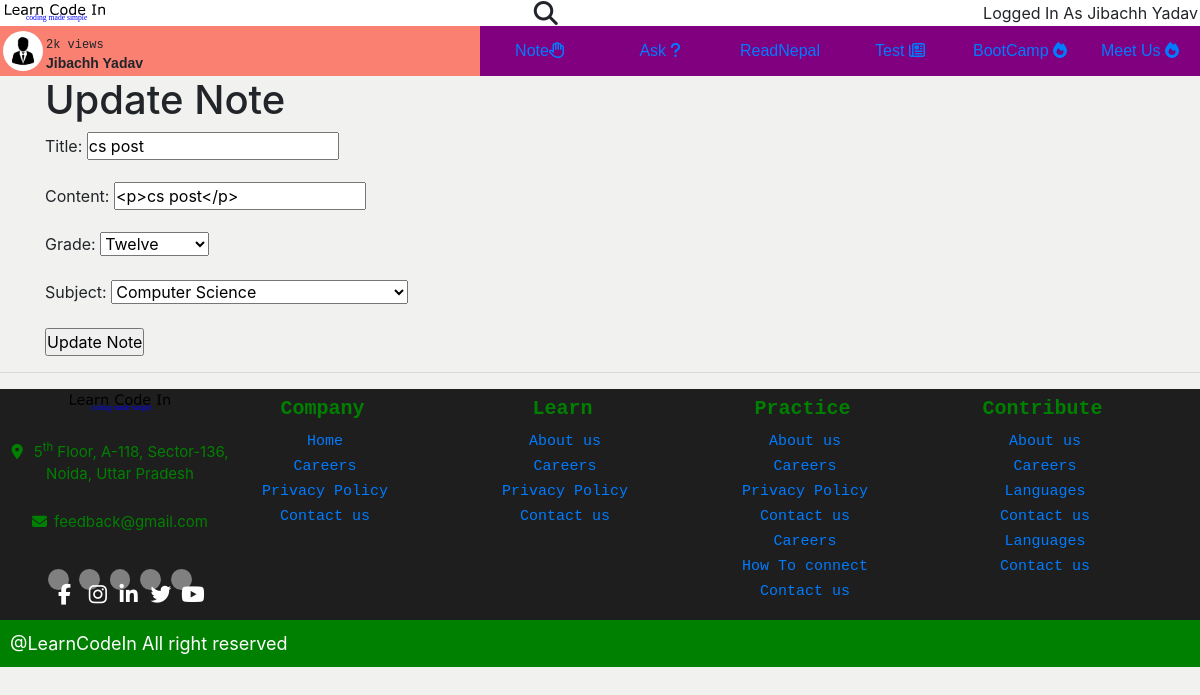
The page /note/update/29-cs-post/ (signed in) on the database its author committed.
### users/models.py (models this page shows, shortened)
class User(AbstractUser):
    grade_choices = (
        ('One to Five', 'One to Five'),
        ('Six', 'Six'),
        ('Seven', 'Seven'),
        ('Eight', 'Eight'),
        ('Nine', 'Nine'),
        ('Ten', 'Ten'),
        ('Eleven', 'Eleven'),
        ('Twelve', 'Twelve'),
        ('HA', 'Health Assitant'),
        ('Staff Nurse', 'Staff Nurse'),
        ('Diploma in Agriculture', 'Diploma in Agriculture'),
        ('Diploma in Engineering', 'Diploma in Engineering'),
        ('Bachelor in CSIT', 'Bachelor in CSIT'),
        ('BSC Nursing', 'BSC Nursing'),
        ('Bachelor in Education', 'Bachelor in Education'),
        ('Bachelor in Engineering', 'Bachelor in Engineering'),
        ('BBS', 'BBS'),
        ('BBA', 'BBA'),
        ('MBBS', 'MBBS'),
        ('General', 'General'),
    )
    faculty = (
        ('Science', 'Science'),
        ('Commerce', 'Commerce'),
        ('Art', 'Art'),
        ('Medicine', 'Medicine'),
        ('Engineering', 'Engineering'),
        ('Computer Science', 'Computer Science'),
    )
    first_name = models.CharField(
        blank=False,
        max_length=100)
    last_name = models.CharField(
        blank=False,
        max_length=100)
    email = models.EmailField(unique=True,
                              blank=False,
                              max_length=255)
    username = models.CharField(max_length=30,
                                unique=False)
    hobby = models.CharField(max_length=200,
                             blank=True)
    favorite_quotes = models.CharField(max_length=200,
                                       blank=True)
    photo = models.ImageField(upload_to='profile',
                              default='../static/images/Flag_of_Nepal.png'
                              )
    grade = models.CharField(
        max_length=200,
        choices=grade_choices,
        blank=True
    )
    schoolType = models.CharField(max_length=200, choices=faculty, blank=True)
    schoolName = models.CharField(max_length=100,
                                  blank=True)
    address = models.CharField(max_length=200,
                               blank=True)
    REQUIRED_FIELDS = ['first_name', 'last_name', 'username']
    USERNAME_FIELD = 'email'
    def fullname(self):
        return f'{self.first_name.capitalize()} {self.last_name.capitalize()}'

### note/models.py (models this page shows, shortened)
class Note(models.Model):
    STATUS_CHOICES = (
        ('draft', 'Draft'),
        ('published', 'Published'),
    )
    grade_choices = (
        ('1-5', 'One to Five'),
        ('6', 'Six'),
        ('7', 'Seven'),
        ('8', 'Eight'),
        ('9', 'Nine'),
        ('10', 'Ten'),
        ('11', 'Eleven'),
        ('12', 'Twelve'),
        ('Bachelor', 'Bachelor'),
        ('General', 'General'),
    )
    subject_choices = (
        ('physic', 'Physic'),
        ('chemistry', 'Chemistry'),
        ('botany', 'Botany'),
        ('zoology', 'Zoology'),
        ('math', 'Math'),
        ('english', 'English'),
        ('nepali', 'Nepali'),
        ('science', 'science'),
        ('social', 'Social'),
        ('eph', 'Environement,Population and Health'),
        ('Opt', 'Optional Math'),
        ('cs', 'Computer Science'),
        ('account', 'Account'),
        ('business', 'Business'),
        ('marketing', 'Marketing'),
        ('general', 'General'),
    )
    title = models.CharField(max_length=250)
    slug = models.SlugField(max_length=400)
    author = models.ForeignKey(User, on_delete=models.CASCADE, related_name='notes')
    content = models.TextField(blank=False)
    publish = models.DateTimeField(default=timezone.now)
    created= models.DateTimeField(auto_now_add=True)
    status = models.CharField(max_length=10, choices=STATUS_CHOICES, default='published')
    grade = models.CharField(max_length=20, choices=grade_choices)
    subject = models.CharField(max_length=25, choices=subject_choices)
    views = models.PositiveIntegerField(blank=False, default=0)
    likes = models.ManyToManyField(User, related_name='likedpost', blank=True)
    class Meta:
        ordering = ('-publish',)
    objects = models.Manager()
    published = PublishedManager()

### note/views.py (the view)
# urls.py: path('update/<int:pk>-<slug:slug>/', views.NoteUpdateView.as_view(), name='noteupdate'),
class NoteUpdateView(UpdateView, LoginRequiredMixin):
    model = Note
    template_name = 'note/noteupdate.html'
    form_class = NewNoteForm
    def dispatch(self, request, *args, **kwargs):
        obj = self.get_object()
        if obj.author != self.request.user:
            raise Http404("You are not allowed to edit this Post")
        return super(NoteUpdateView, self).dispatch(request, *args, **kwargs)

### note/forms.py
class NewNoteForm(ModelForm):
    class Meta:
        model = Note
        fields = [
            'title',
            'content',
            'grade',
            'subject',
        ]
        widgets = {
            'content': SummernoteWidget(),
        }

### templates/note/noteupdate.html (shortened to what this page needs)
{% extends 'base.html' %}
{% block body %}
    <div class="container">
        <h1>Update Note</h1>
        <form action="" method="post">
            {{ form.as_p }}
            <input type="submit" value="Update Note" />
        </form>
    </div>
{% endblock body %}

### templates/base.html (shortened to what this page needs)
{% load static %}
<!DOCTYPE html>
<html lang="en">
  <head>
    <link href="https://unpkg.com/aos@2.3.1/dist/aos.css" rel="stylesheet" />
    <link
      rel="stylesheet"
      href="https://maxcdn.bootstrapcdn.com/bootstrap/4.0.0/css/bootstrap.min.css"
    />
    <link rel="stylesheet" href="{% static 'css/base.css' %}" />
  </head>
  <body>
    <div class="top-bar">
      <div class="intro-sign">
        <div class="company-logo">
          <img src="{% static 'images/logo.svg' %}" class="flag" alt="" />
        </div>
        <div class="search" style="font-size: 24px; line-height: 20px">
          <i class="fa fa-search"></i>
        </div>
        {% if not user.is_authenticated %}
        <div class="sign-in-create">
          <div class="create-account circle-effect">
            <a href="{% url 'signup' %}" style="text-decoration: none; color: white;">
              Create Account
            </a>
          </div>
          <div class="sign-in circle-effect">
            <a href="{% url 'login' %}" style="text-decoration: none; color: white;">
              Sign In
            </a>
          </div>
        </div>
        {% else %}
          Logged In As {{ request.user.fullname }}
        {% endif %}
        </div>
      <nav>
        <div class="navigation-container">
          <div class="user">
            <div class="user-photo">
              <img
                src="{% static 'images/img.png' %}"
                alt=""
                class="user-pic"
              />
            </div>
            <div class="info">
              <span class="views">2k views</span>
              <span class="name">{{ request.user.fullname }}</span>
            </div>
          </div>
          <div class="navigation nav-total">
            <ul type="none" class="nav">
              <a href="{% url 'notelist' %}"
                ><li>Note<i class="fa fa-hand-paper-o"></i></li
              ></a>
              <a href="{% url 'allquestions' %}"
                ><li>Ask <i class="fa fa-question" aria-hidden="true"></i></li
              ></a>
              <a href="{% url 'readnepal' %}"
                ><li>ReadNepal </i></li
              ></a>
              <a href=""
                ><li>Test <i class="fa fa-newspaper-o"></i></li
              ></a>
              <a href=""
                ><li>BootCamp <i class="fa fa-fire"></i></li
              ></a>
              <a href=""
                ><li>Meet Us <i class="fa fa-fire"></i></li
              ></a>
            </ul>
          </div>
        </div>
      </nav>
    </div>
    {% block body %}{% endblock body %}
    <hr />
    <footer>
      <div class="footer">
        <div class="info-block">
          <div class="logo">
            <img src="{% static "images/logo.svg" %}" alt="LearnCodeIn" />
          </div>
          <div class="location">
            <i class="fa fa-map-marker"></i>
            5<sup>th</sup> Floor, A-118, Sector-136, Noida, Uttar Pradesh
          </div>
          <div class="feedback">
            <i class="fa fa-envelope" aria-hidden="true"></i>feedback@gmail.com
          </div>
          <div class="social-sites">
            <div class="foot-facebook">
              <i class="fa fa-facebook foot-social" aria-hidden="true"></i>
            </div>
            <div class="foot-facebook">
              <i class="fa fa-instagram foot-social" aria-hidden="true"></i>
            </div>
            <div class="foot-facebook">
              <i class="fa fa-linkedin foot-social" aria-hidden="true"></i>
            </div>
            <div class="foot-facebook">
              <i class="fa fa-twitter foot-social" aria-hidden="true"></i>
            </div>
            <div class="foot-facebook">
              <i class="fa fa-youtube foot-social" aria-hidden="true"></i>
            </div>
          </div>
        </div>
        <div class="first-column">
          <div class="foot-topic">Company</div>
          <div class="foot-first-subtopic foot-subtopic">
            <ul type="none" class="suptopics">
              <li><a href="index.html">Home</a></li>
              <li><a href="index.html">Careers</a></li>
              <li><a href="index.html">Privacy Policy</a></li>
              <li><a href="index.html">Contact us</a></li>
            </ul>
          </div>
        </div>
        <div class="second-column">
          <div class="foot-topic">Learn</div>
          <div class="foot-second-subtopic foot-subtopic">
            <ul type="none" class="suptopics">
              <li><a href="index.html">About us</a></li>
              <li><a href="index.html">Careers</a></li>
              <li><a href="index.html">Privacy Policy</a></li>
              <li><a href="index.html">Contact us</a></li>
            </ul>
          </div>
        </div>
        <div class="third-column">
          <div class="foot-topic">Practice</div>
          <div class="foot-third-subtopic foot-subtopic">
            <ul type="none" class="suptopics">
              <li><a href="">About us</a></li>
              <li><a href="">Careers</a></li>
              <li><a href="">Privacy Policy</a></li>
              <li><a href="">Contact us</a></li>
              <li><a href="">Careers</a></li>
              <li><a href="">How To connect </a></li>
              <li><a href="">Contact us</a></li>
            </ul>
          </div>
        </div>
        <div class="fourth-column">
          <div class="foot-topic">Contribute</div>
          <div class="foot-fourth-subtopic foot-subtopic">
            <ul type="none" class="suptopics">
              <li><a href="">About us</a></li>
              <li><a href="">Careers</a></li>
              <li><a href="">Languages </a></li>
              <li><a href="">Contact us</a></li>
              <li><a href="">Languages </a></li>
              <li><a href="">Contact us</a></li>
            </ul>
          </div>
        </div>
      </div>
      <div class="copyright">@LearnCodeIn All right reserved</div>
    </footer>
  </body>
</html>

### static/css/base.css (style rules this page uses)
* { padding: 0; margin: 0; }
:root { --main-background-color: rgb(241, 241, 239); --main-font:sans-serif; --navigation-font:sans-serif; --question-font:Impact; --answer-font:monospace; --sub-background-color:rgb(113, 134, 17); }
body { overflow-x: hidden; background-color: var(--main-background-color); z-index:10; }
.flag { display: flex; justify-content: center; }
.navigation-container { background-color: salmon; display: flex; justify-content: space-between; position: sticky; top: 0px; right: 0px; }
.intro-sign { background-color: #fff; display: flex; justify-content: space-between; padding: 0.9px 2px; }
nav { height: 50px; position: sticky; top: 0px; z-index: 20; }
.nav { display: flex; justify-content: space-around; line-height: 25px; height: 50px; }
.nav a li { font-family: var(--navigation-font); }
.nav a { text-align: center; line-height: 50px; background-color: purple; padding:0px 10px; overflow: hidden; position: relative; }
.nav a::before { position: absolute; content: ""; width: 100%; bottom: 0px; left: 0px; height: 4px; background-color: #fab906; transform: translateY(-50px); }
.user { position: relative; display: flex; margin-left: 3px; }
.user-pic { margin-top: 5px; height: 40px; border-radius: 50%; }
.info { display: grid; margin-left: 3px; }
.views { font-size: 12px; font-family: monospace; margin-top: 10px; }
.name { font-family: sans-serif; font-weight: bold; font-size: 14px; margin-top: -4px; }
@media only screen and (min-width:637px) { .footer { display: grid; grid-template-rows: 1fr; grid-template-columns: 1fr 1fr 1fr; } }
@media only screen and (min-width:857px) { .nav a { width: 120px; } }
@media only screen and (min-width:857px) { .footer { display: grid; grid-template-columns: 1fr 1fr 1fr 1fr 1fr; } }
@media only screen and (min-width:857px) { .location,.feedback,.foot-subtopic { font-size: 13px; } }
@media only screen and (min-width:857px) { .social-sites > div { height: 1.1rem; width: 1.1rem; font-size: 1.1rem; } }
.footer { background-color: #1e1e1e; bottom: 0px; height: auto; width: 100%; text-align: center; }
.social-sites { display: flex; padding: 5px; justify-content: center; text-align: center; }
.social-sites > div { background-color: gray; height: 1.3rem; width: 1.3rem; padding: 10px; border-radius: 50%; color: white; font-size: 1.3rem; margin: 5px; }
.location,.feedback { color: green; }
.location > i,.feedback > i { margin-right: 7px; }
.foot-topic { text-transform: capitalize; color: green; font-size: 20px; font-family: monospace; margin: 5px 5px; padding-bottom: 15px; }
.info-block { display: grid; row-gap: 5px; text-align: center; }
.footer { display: grid; }
.location,.feedback { font-size: 15px; }
.foot-subtopic { font-size: 15px; line-height: 25px; font-family: monospace; margin-bottom: 15px; }
.foot-topic { margin-bottom: -10px; font-weight: 600; }
.foot-subtopic,.foot-topic { margin-left: -70px; }
.copyright { font-size: 18px; background-color: green; color:white; padding:10px; width: 100%; height: auto; text-align: left; }

### rows shown on the page
User: user.fullname "Jibachh Yadav"
Note: title "cs post", content "<p>cs post</p>", grade "Twelve", subject "Computer Science"
